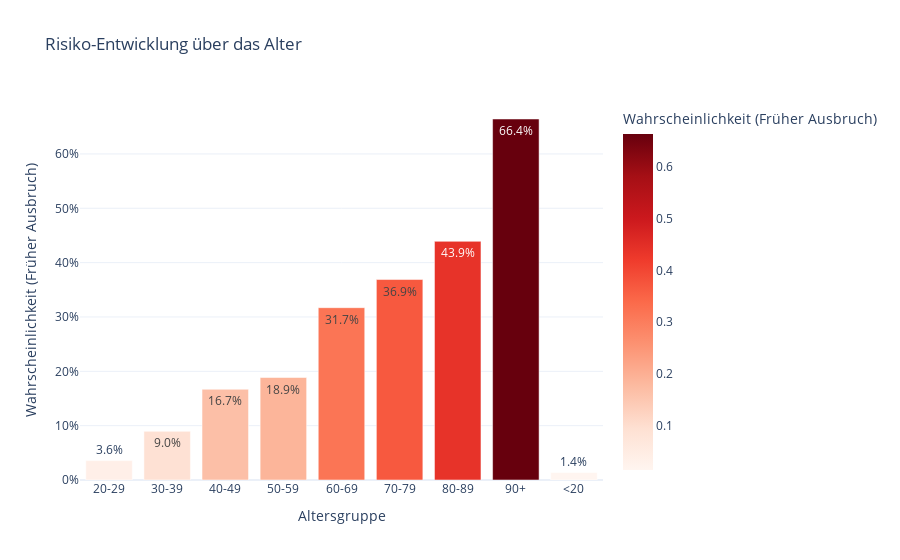

Here is the notebook cell this chart was saved with:
### Code cell
# ---------------------------------------------------------
# 3. Alters Analyse (Vereinfacht)
# ---------------------------------------------------------
# Bins erweitert, um alle Altersgruppen zu erfassen (0-10, 10-20, ..., 90+)
df_analyze['age_group'] = pd.cut(
    df_analyze['anchor_age'], 
    bins=[0, 20, 30, 40, 50, 60, 70, 80, 90, 120],  # 0-20, 20-30, ..., 90-120
    labels=['<20', '20-29', '30-39', '40-49', '50-59', '60-69', '70-79', '80-89', '90+']
)
df_analyze['age_group'] = df_analyze['age_group'].astype(str)

df_age_mean = df_analyze.groupby('age_group')['risk_score'].mean().reset_index()

fig2 = px.bar(
    df_age_mean, 
    x='age_group', 
    y='risk_score',
    text_auto='.1%',
    title='Risiko-Entwicklung über das Alter',
    labels={'risk_score': 'Wahrscheinlichkeit (Früher Ausbruch)', 'age_group': 'Altersgruppe'},
    color='risk_score',
    color_continuous_scale='Reds',
    template="plotly_white"
)
fig2.update_layout(yaxis_tickformat='.0%')
fig2.show()

### Figure 1 — Plotly figure (JSON) as saved in the notebook; plotly's stock layout.template omitted (floating-point values rounded to 4 significant figures)
{"data": [{"hovertemplate": "Altersgruppe=%{x}<br>Wahrscheinlichkeit (Früher Ausbruch)=%{marker.color}<extra></extra>", "legendgroup": "", "marker": {"color": [0.03567, 0.08958, 0.167, 0.1886, 0.3171, 0.3689, 0.4392, 0.6643, 0.01381], "coloraxis": "coloraxis", "pattern": {"shape": ""}}, "name": "", "orientation": "v", "showlegend": false, "textposition": "auto", "texttemplate": "%{y:.1%}", "type": "bar", "x": ["20-29", "30-39", "40-49", "50-59", "60-69", "70-79", "80-89", "90+", "<20"], "xaxis": "x", "y": [0.03567, 0.08958, 0.167, 0.1886, 0.3171, 0.3689, 0.4392, 0.6643, 0.01381], "yaxis": "y"}], "layout": {"barmode": "relative", "coloraxis": {"colorbar": {"title": {"text": "Wahrscheinlichkeit (Früher Ausbruch)"}}, "colorscale": [[0, "rgb(255,245,240)"], [0.125, "rgb(254,224,210)"], [0.25, "rgb(252,187,161)"], [0.375, "rgb(252,146,114)"], [0.5, "rgb(251,106,74)"], [0.625, "rgb(239,59,44)"], [0.75, "rgb(203,24,29)"], [0.875, "rgb(165,15,21)"], [1, "rgb(103,0,13)"]]}, "legend": {"tracegroupgap": 0}, "title": {"text": "Risiko-Entwicklung über das Alter"}, "xaxis": {"anchor": "y", "domain": [0, 1], "title": {"text": "Altersgruppe"}}, "yaxis": {"anchor": "x", "domain": [0, 1], "tickformat": ".0%", "title": {"text": "Wahrscheinlichkeit (Früher Ausbruch)"}}}}
